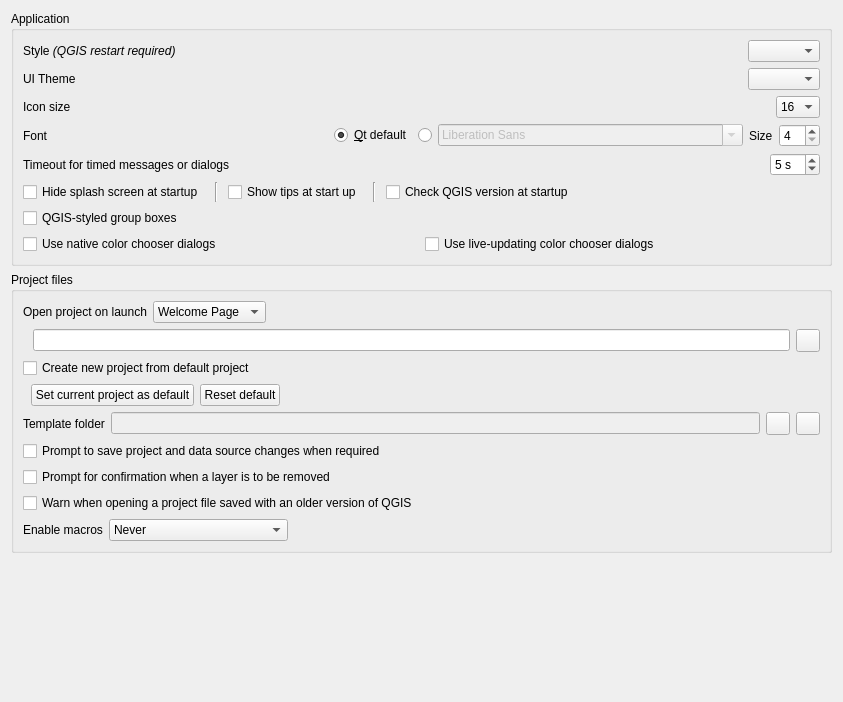
             <widget class="QWidget" name="mOptionsScrollAreaContents_01">
              <property name="geometry">
               <rect>
                <x>0</x>
                <y>0</y>
                <width>843</width>
                <height>702</height>
               </rect>
              </property>
              <layout class="QVBoxLayout" name="verticalLayout_28">
               <item>
                <widget class="QgsCollapsibleGroupBox" name="groupBox">
                 <property name="title">
                  <string>Application</string>
                 </property>
                 <layout class="QVBoxLayout" name="verticalLayout_2">
                  <item>
                   <layout class="QHBoxLayout" name="horizontalLayout_9">
                    <property name="topMargin">
                     <number>0</number>
                    </property>
                    <item>
                     <widget class="QLabel" name="label_18">
                      <property name="text">
                       <string>Style &lt;i&gt;(QGIS restart required)&lt;/i&gt;</string>
                      </property>
                     </widget>
                    </item>
                    <item>
                     <spacer name="horizontalSpacer_7">
                      <property name="orientation">
                       <enum>Qt::Horizontal</enum>
                      </property>
                      <property name="sizeHint" stdset="0">
                       <size>
                        <width>40</width>
                        <height>20</height>
                       </size>
                      </property>
                     </spacer>
                    </item>
                    <item>
                     <widget class="QComboBox" name="cmbStyle"/>
                    </item>
                   </layout>
                  </item>
                  <item>
                   <layout class="QHBoxLayout" name="horizontalLayout_37">
                    <property name="topMargin">
                     <number>0</number>
                    </property>
                    <item>
                     <widget class="QLabel" name="label_42">
                      <property name="text">
                       <string>UI Theme</string>
                      </property>
                     </widget>
                    </item>
                    <item>
                     <spacer name="horizontalSpacer_47">
                      <property name="orientation">
                       <enum>Qt::Horizontal</enum>
                      </property>
                      <property name="sizeHint" stdset="0">
                       <size>
                        <width>40</width>
                        <height>20</height>
                       </size>
                      </property>
                     </spacer>
                    </item>
                    <item>
                     <widget class="QComboBox" name="cmbUITheme"/>
                    </item>
                   </layout>
                  </item>
                  <item>
                   <layout class="QHBoxLayout" name="horizontalLayout_7">
                    <item>
                     <widget class="QLabel" name="textLabel1_5">
                      <property name="sizePolicy">
                       <sizepolicy hsizetype="Fixed" vsizetype="Fixed">
                        <horstretch>0</horstretch>
                        <verstretch>0</verstretch>
                       </sizepolicy>
                      </property>
                      <property name="text">
                       <string>Icon size</string>
                      </property>
                     </widget>
                    </item>
                    <item>
                     <spacer name="horizontalSpacer_5">
                      <property name="orientation">
                       <enum>Qt::Horizontal</enum>
                      </property>
                      <property name="sizeHint" stdset="0">
                       <size>
                        <width>40</width>
                        <height>20</height>
                       </size>
                      </property>
                     </spacer>
                    </item>
                    <item>
                     <widget class="QComboBox" name="cmbIconSize">
                      <property name="duplicatesEnabled">
                       <bool>false</bool>
                      </property>
                      <item>
                       <property name="text">
                        <string>16</string>
                       </property>
                      </item>
                      <item>
                       <property name="text">
                        <string>24</string>
                       </property>
                      </item>
                      <item>
                       <property name="text">
                        <string>32</string>
                       </property>
                      </item>
                      <item>
                       <property name="text">
                        <string>48</string>
                       </property>
                      </item>
                      <item>
                       <property name="text">
                        <string>64</string>
                       </property>
                      </item>
                     </widget>
                    </item>
                   </layout>
                  </item>
                  <item>
                   <layout class="QHBoxLayout" name="horizontalLayout_27">
                    <item>
                     <widget class="QLabel" name="label_43">
                      <property name="text">
                       <string>Font</string>
                      </property>
                     </widget>
                    </item>
                    <item>
                     <widget class="QRadioButton" name="mFontFamilyRadioQt">
                      <property name="sizePolicy">
                       <sizepolicy hsizetype="Maximum" vsizetype="Fixed">
                        <horstretch>0</horstretch>
                        <verstretch>0</verstretch>
                       </sizepolicy>
                      </property>
                      <property name="text">
                       <string>&amp;Qt default</string>
                      </property>
                      <property name="checked">
                       <bool>true</bool>
                      </property>
                     </widget>
                    </item>
                    <item>
                     <widget class="QRadioButton" name="mFontFamilyRadioCustom">
                      <property name="sizePolicy">
                       <sizepolicy hsizetype="Maximum" vsizetype="Fixed">
                        <horstretch>0</horstretch>
                        <verstretch>0</verstretch>
                       </sizepolicy>
                      </property>
                      <property name="text">
                       <string/>
                      </property>
                     </widget>
                    </item>
                    <item>
                     <widget class="QFontComboBox" name="mFontFamilyComboBox">
                      <property name="enabled">
                       <bool>false</bool>
                      </property>
                     </widget>
                    </item>
                    <item>
                     <widget class="QLabel" name="label_20">
                      <property name="sizePolicy">
                       <sizepolicy hsizetype="Maximum" vsizetype="Preferred">
                        <horstretch>0</horstretch>
                        <verstretch>0</verstretch>
                       </sizepolicy>
                      </property>
                      <property name="text">
                       <string>Size</string>
                      </property>
                     </widget>
                    </item>
                    <item>
                     <widget class="QSpinBox" name="spinFontSize">
                      <property name="sizePolicy">
                       <sizepolicy hsizetype="Maximum" vsizetype="Fixed">
                        <horstretch>0</horstretch>
                        <verstretch>0</verstretch>
                       </sizepolicy>
                      </property>
                      <property name="minimum">
                       <number>4</number>
                      </property>
                     </widget>
                    </item>
                   </layout>
                  </item>
                  <item>
                   <layout class="QHBoxLayout" name="horizontalLayout_28">
                    <item>
                     <widget class="QLabel" name="mMessageTimeoutLabel">
                      <property name="sizePolicy">
                       <sizepolicy hsizetype="Maximum" vsizetype="Preferred">
                        <horstretch>0</horstretch>
                        <verstretch>0</verstretch>
                       </sizepolicy>
                      </property>
                      <property name="text">
                       <string>Timeout for timed messages or dialogs</string>
                      </property>
                     </widget>
                    </item>
                    <item>
                     <spacer name="horizontalSpacer_13">
                      <property name="orientation">
                       <enum>Qt::Horizontal</enum>
                      </property>
                      <property name="sizeHint" stdset="0">
                       <size>
                        <width>40</width>
                        <height>20</height>
                       </size>
                      </property>
                     </spacer>
                    </item>
                    <item>
                     <widget class="QSpinBox" name="mMessageTimeoutSpnBx">
                      <property name="suffix">
                       <string> s</string>
                      </property>
                      <property name="minimum">
                       <number>2</number>
                      </property>
                      <property name="maximum">
                       <number>20</number>
                      </property>
                      <property name="value">
                       <number>5</number>
                      </property>
                     </widget>
                    </item>
                   </layout>
                  </item>
                  <item>
                   <layout class="QHBoxLayout" name="horizontalLayout_29">
                    <item>
                     <widget class="QCheckBox" name="cbxHideSplash">
                      <property name="sizePolicy">
                       <sizepolicy hsizetype="Maximum" vsizetype="Fixed">
                        <horstretch>0</horstretch>
                        <verstretch>0</verstretch>
                       </sizepolicy>
                      </property>
                      <property name="text">
                       <string>Hide splash screen at startup</string>
                      </property>
                     </widget>
                    </item>
                    <item>
                     <widget class="Line" name="line_3">
                      <property name="minimumSize">
                       <size>
                        <width>12</width>
                        <height>0</height>
                       </size>
                      </property>
                      <property name="orientation">
                       <enum>Qt::Vertical</enum>
                      </property>
                     </widget>
                    </item>
                    <item>
                     <widget class="QCheckBox" name="cbxShowTips">
                      <property name="sizePolicy">
                       <sizepolicy hsizetype="Maximum" vsizetype="Fixed">
                        <horstretch>0</horstretch>
                        <verstretch>0</verstretch>
                       </sizepolicy>
                      </property>
                      <property name="text">
                       <string>Show tips at start up</string>
                      </property>
                     </widget>
                    </item>
                    <item>
                     <widget class="Line" name="line_2">
                      <property name="minimumSize">
                       <size>
                        <width>12</width>
                        <height>0</height>
                       </size>
                      </property>
                      <property name="orientation">
                       <enum>Qt::Vertical</enum>
                      </property>
                     </widget>
                    </item>
                    <item>
                     <widget class="QCheckBox" name="cbxCheckVersion">
                      <property name="text">
                       <string>Check QGIS version at startup</string>
                      </property>
                     </widget>
                    </item>
                   </layout>
                  </item>
                  <item>
                   <layout class="QHBoxLayout" name="horizontalLayout_30">
                    <item>
                     <widget class="QCheckBox" name="mCustomGroupBoxChkBx">
                      <property name="text">
                       <string>QGIS-styled group boxes</string>
                      </property>
                     </widget>
                    </item>
                   </layout>
                  </item>
                  <item>
                   <layout class="QHBoxLayout" name="horizontalLayout_31">
                    <item>
                     <widget class="QCheckBox" name="mNativeColorDialogsChkBx">
                      <property name="text">
                       <string>Use native color chooser dialogs</string>
                      </property>
                     </widget>
                    </item>
                    <item>
                     <widget class="QCheckBox" name="mLiveColorDialogsChkBx">
                      <property name="text">
                       <string>Use live-updating color chooser dialogs</string>
                      </property>
                     </widget>
                    </item>
                   </layout>
                  </item>
                 </layout>
                </widget>
               </item>
               <item>
                <widget class="QgsCollapsibleGroupBox" name="groupBox_11">
                 <property name="title">
                  <string>Project files</string>
                 </property>
                 <layout class="QVBoxLayout">
                  <item>
                   <layout class="QGridLayout" name="gridLayout_4">
                    <item row="0" column="2" colspan="2">
                     <widget class="QComboBox" name="mProjectOnLaunchCmbBx">
                      <property name="sizePolicy">
                       <sizepolicy hsizetype="Maximum" vsizetype="Fixed">
                        <horstretch>0</horstretch>
                        <verstretch>0</verstretch>
                       </sizepolicy>
                      </property>
                      <item>
                       <property name="text">
                        <string>Welcome Page</string>
                       </property>
                      </item>
                      <item>
                       <property name="text">
                        <string>Most recent</string>
                       </property>
                      </item>
                      <item>
                       <property name="text">
                        <string>Specific</string>
                       </property>
                      </item>
                      <item>
                       <property name="text">
                        <string>New</string>
                       </property>
                      </item>
                     </widget>
                    </item>
                    <item row="1" column="5">
                     <widget class="QToolButton" name="mProjectOnLaunchPushBtn">
                      <property name="sizePolicy">
                       <sizepolicy hsizetype="Maximum" vsizetype="Fixed">
                        <horstretch>0</horstretch>
                        <verstretch>0</verstretch>
                       </sizepolicy>
                      </property>
                      <property name="toolTip">
                       <string>Select file</string>
                      </property>
                      <property name="statusTip">
                       <string/>
                      </property>
                      <property name="text">
                       <string/>
                      </property>
                      <property name="icon">
                       <iconset resource="../../images/images.qrc">
                        <normaloff>:/images/themes/default/mActionFileOpen.svg</normaloff>:/images/themes/default/mActionFileOpen.svg</iconset>
                      </property>
                     </widget>
                    </item>
                    <item row="1" column="0">
                     <spacer name="horizontalSpacer_35">
                      <property name="orientation">
                       <enum>Qt::Horizontal</enum>
                      </property>
                      <property name="sizeType">
                       <enum>QSizePolicy::Fixed</enum>
                      </property>
                      <property name="sizeHint" stdset="0">
                       <size>
                        <width>4</width>
                        <height>20</height>
                       </size>
                      </property>
                     </spacer>
                    </item>
                    <item row="0" column="4">
                     <spacer name="horizontalSpacer_36">
                      <property name="orientation">
                       <enum>Qt::Horizontal</enum>
                      </property>
                      <property name="sizeHint" stdset="0">
                       <size>
                        <width>40</width>
                        <height>20</height>
                       </size>
                      </property>
                     </spacer>
                    </item>
                    <item row="1" column="1" colspan="4">
                     <widget class="QLineEdit" name="mProjectOnLaunchLineEdit">
                      <property name="sizePolicy">
                       <sizepolicy hsizetype="Expanding" vsizetype="Fixed">
                        <horstretch>0</horstretch>
                        <verstretch>0</verstretch>
                       </sizepolicy>
                      </property>
                     </widget>
                    </item>
                    <item row="0" column="0" colspan="2">
                     <widget class="QLabel" name="label_54">
                      <property name="sizePolicy">
                       <sizepolicy hsizetype="Maximum" vsizetype="Preferred">
                        <horstretch>0</horstretch>
                        <verstretch>0</verstretch>
                       </sizepolicy>
                      </property>
                      <property name="text">
                       <string>Open project on launch</string>
                      </property>
                     </widget>
                    </item>
                   </layout>
                  </item>
                  <item>
                   <widget class="QCheckBox" name="cbxProjectDefaultNew">
                    <property name="text">
                     <string>Create new project from default project</string>
                    </property>
                   </widget>
                  </item>
                  <item>
                   <layout class="QHBoxLayout" name="horizontalLayout_16">
                    <item>
                     <spacer name="horizontalSpacer_22">
                      <property name="orientation">
                       <enum>Qt::Horizontal</enum>
                      </property>
                      <property name="sizeType">
                       <enum>QSizePolicy::Fixed</enum>
                      </property>
                      <property name="sizeHint" stdset="0">
                       <size>
                        <width>8</width>
                        <height>20</height>
                       </size>
                      </property>
                     </spacer>
                    </item>
                    <item>
                     <widget class="QPushButton" name="pbnProjectDefaultSetCurrent">
                      <property name="text">
                       <string>Set current project as default</string>
                      </property>
                     </widget>
                    </item>
                    <item>
                     <widget class="QPushButton" name="pbnProjectDefaultReset">
                      <property name="text">
                       <string>Reset default</string>
                      </property>
                     </widget>
                    </item>
                    <item>
                     <spacer name="horizontalSpacer_9">
                      <property name="orientation">
                       <enum>Qt::Horizontal</enum>
                      </property>
                      <property name="sizeHint" stdset="0">
                       <size>
                        <width>40</width>
                        <height>20</height>
                       </size>
                      </property>
                     </spacer>
                    </item>
                   </layout>
                  </item>
                  <item>
                   <layout class="QHBoxLayout" name="horizontalLayout_15">
                    <item>
                     <widget class="QLabel" name="label_31">
                      <property name="text">
                       <string>Template folder</string>
                      </property>
                     </widget>
                    </item>
                    <item>
                     <widget class="QLineEdit" name="leTemplateFolder">
                      <property name="enabled">
                       <bool>false</bool>
                      </property>
                     </widget>
                    </item>
                    <item>
                     <widget class="QToolButton" name="pbnTemplateFolderBrowse">
                      <property name="toolTip">
                       <string>Select folder</string>
                      </property>
                      <property name="text">
                       <string/>
                      </property>
                      <property name="icon">
                       <iconset resource="../../images/images.qrc">
                        <normaloff>:/images/themes/default/mActionFileOpen.svg</normaloff>:/images/themes/default/mActionFileOpen.svg</iconset>
                      </property>
                     </widget>
                    </item>
                    <item>
                     <widget class="QToolButton" name="pbnTemplateFolderReset">
                      <property name="toolTip">
                       <string>Reset</string>
                      </property>
                      <property name="text">
                       <string/>
                      </property>
                      <property name="icon">
                       <iconset resource="../../images/images.qrc">
                        <normaloff>:/images/themes/default/mActionUndo.svg</normaloff>:/images/themes/default/mActionUndo.svg</iconset>
                      </property>
                     </widget>
                    </item>
                   </layout>
                  </item>
                  <item>
                   <widget class="QCheckBox" name="chbAskToSaveProjectChanges">
                    <property name="text">
                     <string>Prompt to save project and data source changes when required</string>
                    </property>
                   </widget>
                  </item>
                  <item>
                   <widget class="QCheckBox" name="mLayerDeleteConfirmationChkBx">
                    <property name="text">
                     <string>Prompt for confirmation when a layer is to be removed</string>
                    </property>
                   </widget>
                  </item>
                  <item>
                   <widget class="QCheckBox" name="chbWarnOldProjectVersion">
                    <property name="text">
                     <string>Warn when opening a project file saved with an older version of QGIS</string>
                    </property>
                   </widget>
                  </item>
                  <item>
                   <layout class="QHBoxLayout" name="horizontalLayout_21">
                    <item>
                     <widget class="QLabel" name="label_33">
                      <property name="text">
                       <string>Enable macros</string>
                      </property>
                     </widget>
                    </item>
                    <item>
                     <widget class="QComboBox" name="cmbEnableMacros">
                      <property name="currentIndex">
                       <number>0</number>
                      </property>
                      <property name="sizeAdjustPolicy">
                       <enum>QComboBox::AdjustToContents</enum>
                      </property>
                      <item>
                       <property name="text">
                        <string>Never</string>
                       </property>
                      </item>
                      <item>
                       <property name="text">
                        <string>Ask</string>
                       </property>
                      </item>
                      <item>
                       <property name="text">
                        <string>For this session only</string>
                       </property>
                      </item>
                      <item>
                       <property name="text">
                        <string>Always (not recommended)</string>
                       </property>
                      </item>
                     </widget>
                    </item>
                    <item>
                     <spacer name="horizontalSpacer_17">
                      <property name="orientation">
                       <enum>Qt::Horizontal</enum>
                      </property>
                      <property name="sizeHint" stdset="0">
                       <size>
                        <width>40</width>
                        <height>20</height>
                       </size>
                      </property>
                     </spacer>
                    </item>
                   </layout>
                  </item>
                 </layout>
                </widget>
               </item>
               <item>
                <spacer name="verticalSpacer_5">
                 <property name="orientation">
                  <enum>Qt::Vertical</enum>
                 </property>
                 <property name="sizeHint" stdset="0">
                  <size>
                   <width>20</width>
                   <height>40</height>
                  </size>
                 </property>
                </spacer>
               </item>
              </layout>
             </widget>
